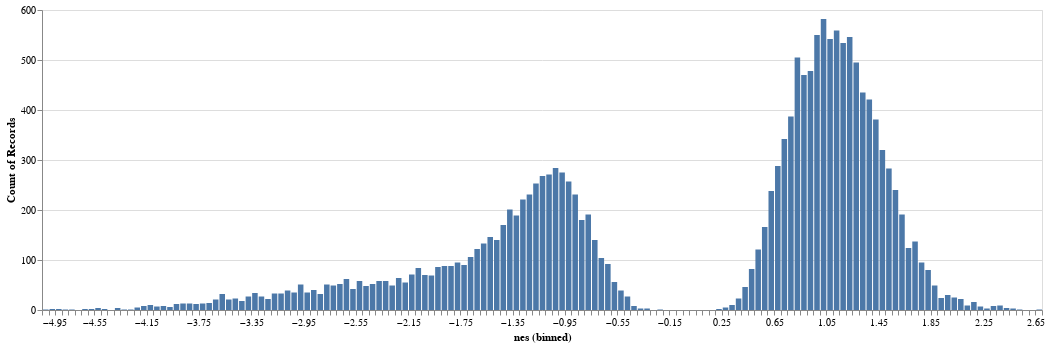

The code cell stored with this chart in its notebook:
### Code cell
nes_dist("go", alpha=1)

### Figure 1 — Vega-Lite specification as saved in the notebook (floating-point values rounded to 4 significant figures; data arrays with more than 128 entries replaced by an {"elided": "..."} marker saying what was removed)
{"config": {"view": {"continuousWidth": 300, "continuousHeight": 300}}, "data": {"name": "data-df679bc698bc82608f545248f00d7a1f"}, "mark": {"type": "bar"}, "encoding": {"x": {"bin": {"step": 0.05}, "field": "nes", "type": "quantitative"}, "y": {"aggregate": "count", "type": "quantitative"}}, "height": 300, "width": 1000, "$schema": "https://vega.github.io/schema/vega-lite/v5.15.1.json", "datasets": {"data-df679bc698bc82608f545248f00d7a1f": {"elided": "16337 records"}}}
